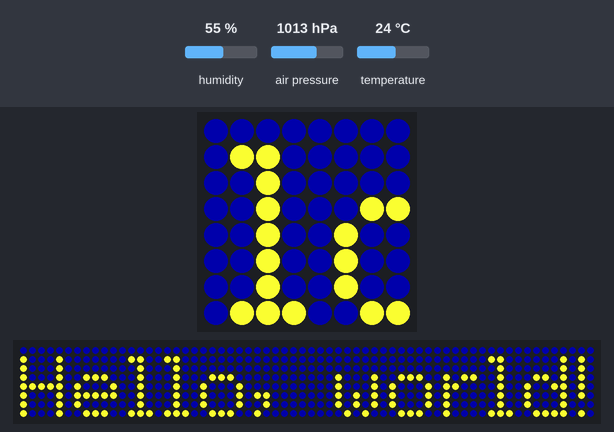
Recording of a program running on a simulated Raspberry Pi (BCM pin numbers) with a Sense HAT. On the bench: the Sense HAT's 8×8 RGB LED matrix, a strip that is not on the board, showing the scrolling text unrolled. The inputs (shaded band) are chosen by the test bench; at power-on: air pressure 1013 hPa, humidity 55 %, temperature 24 °C. Dim RGB values are drawn brighter than linear; the 64×8 strip is a reading aid, not a part: it shows the text the matrix is scrolling, unrolled, one strip-width of it at a time. At 26.3 s the program stops and its outputs stay as they are.

Above: at 1.2 s.
1.3 s: air pressure set to 952 hPa
At 4.0 s:
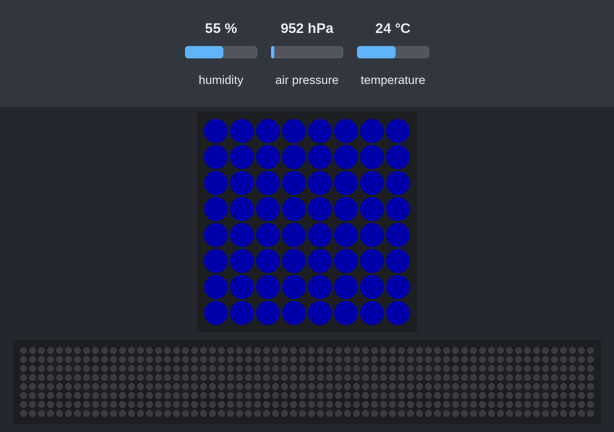
At 14.67 s:
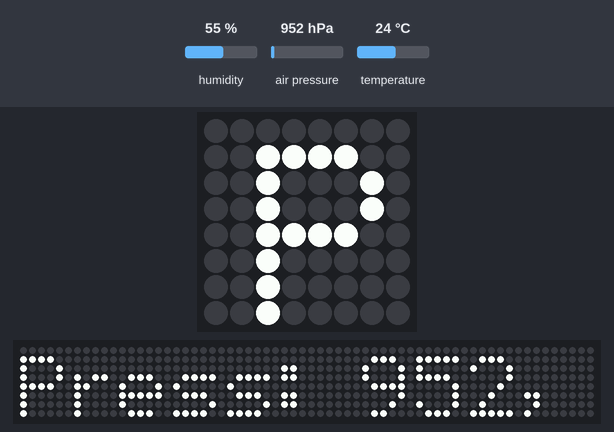

Measured:
- what the display in image 1 shows lasts 2.0 s, from 3.7 s to 5.7 s

The program:

hello.py
```python
# hello.py

from time import sleep
from sense_hat import SenseHat
sense = SenseHat()

sense.set_rotation(0)

sense.show_message("Hello, world!",scroll_speed=0.05, text_colour=[255,255,50], back_colour=[0,0,50])
sleep(2)
sense.clear()

sense.set_pixel(0,0,[255,0,0])
sense.set_pixel(0,1,[0,255,0])
sleep(2)
sense.clear()

t=sense.get_temperature() # celcius
p=sense.get_pressure() # millibars
h=sense.get_humidity() # percent
msg = "Temp: {0}, Press: {1}, Humid: {2}".format(round(t,1),round(p),round(h))
sense.show_message(msg)


# eof
```
